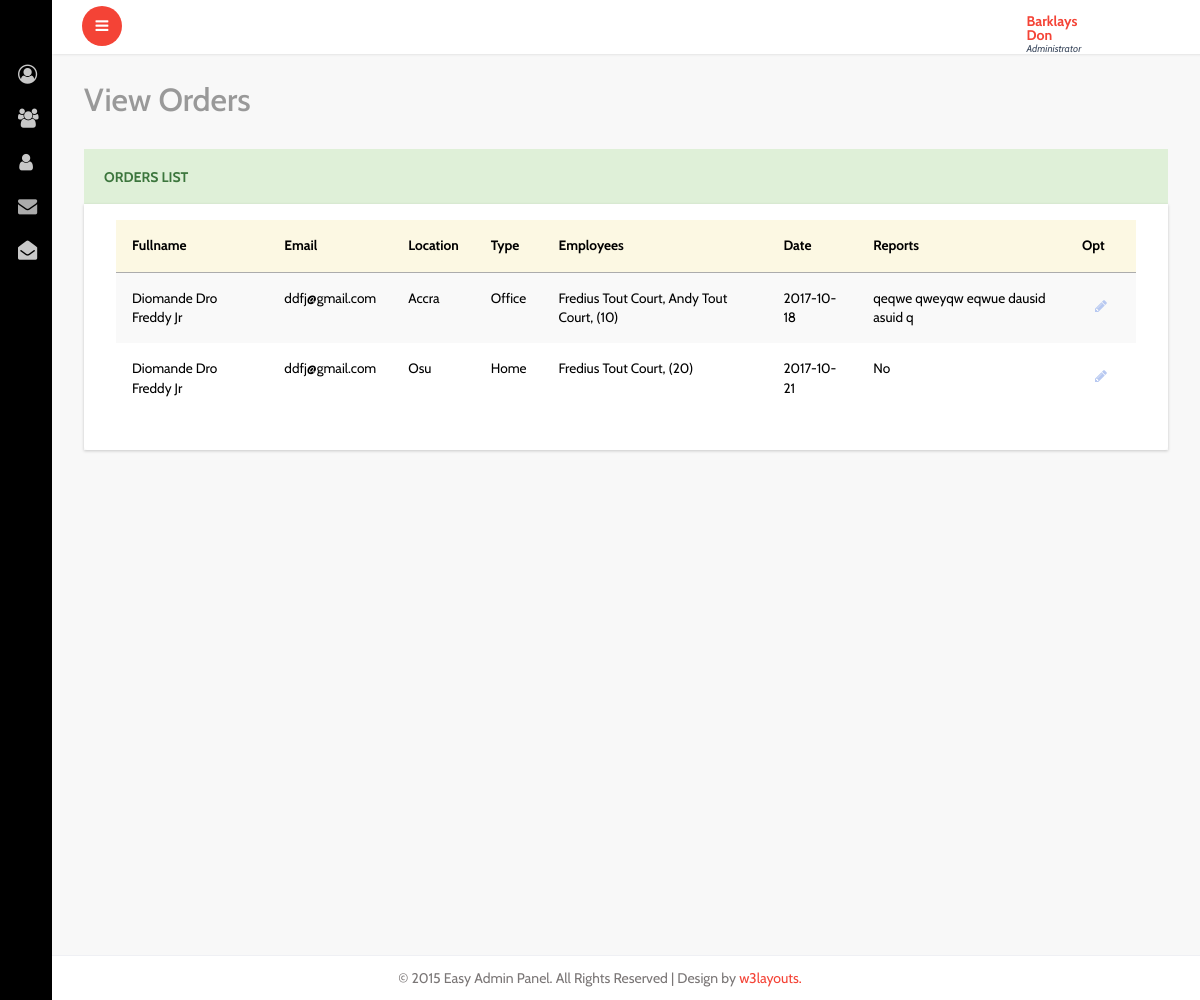
The page /services.php (signed in) on the database its author committed.
### tables this page shows
CREATE TABLE IF NOT EXISTS `orders` (
  `id` int(11) NOT NULL AUTO_INCREMENT,
  `uid` int(11) NOT NULL,
  `qty` int(11) NOT NULL,
  `service_date` date NOT NULL,
  `type` enum('Home','Office') NOT NULL,
  `location` varchar(100) NOT NULL,
  `made` date NOT NULL,
  `status` enum('0','1') NOT NULL,
  `reports` text,
  PRIMARY KEY (`id`)
);

CREATE TABLE IF NOT EXISTS `users` (
  `id` int(11) NOT NULL AUTO_INCREMENT,
  `name` varchar(100) NOT NULL,
  `password` varchar(100) NOT NULL,
  `email` varchar(100) NOT NULL,
  `type` enum('Customer','Employee','Administrator') NOT NULL,
  PRIMARY KEY (`id`)
);

### services.php (the view, shortened to what this page needs)
<?php include 'inc/head.php'; ?>
<div class="graphs">
    <h3 class="blank1">View Orders</h3>
     <div class="xs tabls">
        <div class="panel panel-success" data-widget="{&quot;draggable&quot;: &quot;false&quot;}" data-widget-static="">
            <div class="panel-heading">
                <h2>Orders List</h2>
            </div>
            <div class="panel-body no-padding" style="display: block;">
                <table class="table table-striped">
                    <thead>
                        <tr class="warning">
                            <th>Fullname</th>
                            <th>Email</th>
                            <th>Location</th>
                            <th>Type</th>
                            <th>Employees</th>
                            <th>Date</th>
                            <th>Reports</th>
                            <th>Opt</th>
                        </tr>
                    </thead>
                    <tbody>
                        <?php
                        switch ($_SESSION['u']) {
                            case "Administrator":
                                $serv = $db->prepare('SELECT orders.id, users.name, users.email, orders.location, orders.qty, orders.type, orders.service_date, orders.reports FROM orders INNER JOIN users ON users.id = orders.uid WHERE status = "1" ORDER BY orders.service_date');
                                $serv->execute();
                                break;
                        }
                        while ($e = $serv->fetch()) { ?>
                        <tr>
                            <td><?php echo $e['name'] ?></td>
                            <td><?php echo $e['email'] ?></td>
                            <td><?php echo $e['location'] ?></td>
                            <td><?php echo $e['type'] ?></td>
                            <td>
                                <?php
                                $ck = $db->prepare('SELECT users.name FROM employeeonservice INNER JOIN users ON users.id = employeeonservice.uid WHERE oid = ?');
                                $ck->execute(array($e['id']));
                                while ($c = $ck->fetch()) { ?>
                                    <span><?php echo $c['name'] ?></span>,
                                <?php } ?>
                                (<?php echo (int)$e['qty'] ?>)</td>
                            <td><?php echo $e['service_date'] ?></td>
                            <td>
                                <?php echo strlen($e['reports']) > 0 ? $e['reports'] : 'No'  ?>
                            </td>
                            <td><a href="editServ.php?id=<?php echo $e['id'] ?>" class="btn text-info"><span class="fa fa-pencil"></span></a></td>
                        </tr>
                        <?php } ?>
                    </tbody>
                </table>
            </div>
        </div>
    </div>
</div>
<?php include 'inc/foot.php'; ?>

### inc/head.php (shortened to what this page needs)
<!DOCTYPE HTML>
<html>
<head>
<link href="css/bootstrap.min.css" rel='stylesheet' type='text/css' />
<link href="css/style.css" rel='stylesheet' type='text/css' />
<link href="css/font-awesome.min.css" rel="stylesheet">
<link rel="stylesheet" href="css/icon-font.min.css" type='text/css' />
<link href="css/animate.css" rel="stylesheet" type="text/css" media="all">
<link href="css/jquery-ui.css" rel="stylesheet" type="text/css" media="all">
</head>
 <body class="sticky-header left-side-collapsed"  onload="initMap()">
    <section>
		<?php if (!isset($log)): ?>
			<?php include 'inc/aside.php'; ?>
		<?php endif; ?>
		<div class="main-content">
			<?php if (!isset($log)): ?>
				<?php include 'inc/header.php'; ?>
			<?php endif; ?>
            <div id="page-wrapper">

### inc/aside.php (shortened to what this page needs)
<div class="left-side sticky-left-side">
    <div class="logo-icon text-center">
        <a href="index.php"><i class="lnr lnr-home"></i> </a>
    </div>
    <div class="left-side-inner">
            <ul class="nav nav-pills nav-stacked custom-nav">
                <li><a href="account.php"><i class="fa fa-user-circle-o"></i><span>Account</span></a></li>
                <?php if ($_SESSION['u'] == "Administrator"): ?>
                    <li class="menu-list">
                        <a href="#"><i class="fa fa-users"></i>
                        <span>Employees</span></a>
                    </li>
                    <li><a href="customers.php"><i class="fa fa-user"></i> <span>Customer</span></a></li>
                <?php endif; ?>
                <?php if ($_SESSION['u'] != "Employee"): ?>
                    <li><a href="orders.php"><i class="fa fa-envelope"></i> <span>Bookings</span></a></li>
                <?php endif; ?>
                <li><a href="services.php"><i class="fa fa-envelope-open"></i> <span>Services</span></a></li>
            </ul>
    </div>
</div>

### inc/header.php (shortened to what this page needs)
<div class="header-section">
<a class="toggle-btn  menu-collapsed"><i class="fa fa-bars"></i></a>
<div class="menu-right">
    <div class="user-panel-top">
        <div class="profile_details">
            <ul>
                <li class="dropdown profile_details_drop">
                    <a href="#" class="dropdown-toggle" data-toggle="dropdown" aria-expanded="false">
                        <div class="profile_img">
                             <div class="user-name">
                                <p><?php echo $_SESSION['n'] ?><span><?php echo $_SESSION['u'] ?></span></p>
                             </div>
                             <i class="lnr lnr-chevron-down"></i>
                            <div class="clearfix"></div>
                        </div>
                    </a>
                </li>
                <div class="clearfix"> </div>
            </ul>
        </div>
        <div class="clearfix"></div>
    </div>
  </div>
</div>

### inc/foot.php (shortened to what this page needs)
</div>
</div>
    <footer>
       <p>&copy 2015 Easy Admin Panel. All Rights Reserved | Design by <a href="https://w3layouts.com/" target="_blank">w3layouts.</a></p>
    </footer>
</section>
</body>
</html>

### rows shown on the page
orders: uid.name "Diomande Dro Freddy Jr", uid.email "ddfj@gmail.com", location "Accra", type "Office", qty "10", service_date "2017-10-18", reports "qeqwe qweyqw eqwue dausid asuid q"
users: name "Fredius Tout Court"
users: name "Andy Tout Court"
orders: uid.name "Diomande Dro Freddy Jr", uid.email "ddfj@gmail.com", location "Osu", type "Home", qty "20", service_date "2017-10-21", shows "No"

### other values the page prints
$_SESSION['n'] "Barklays Don"
$_SESSION['u'] "Administrator"
